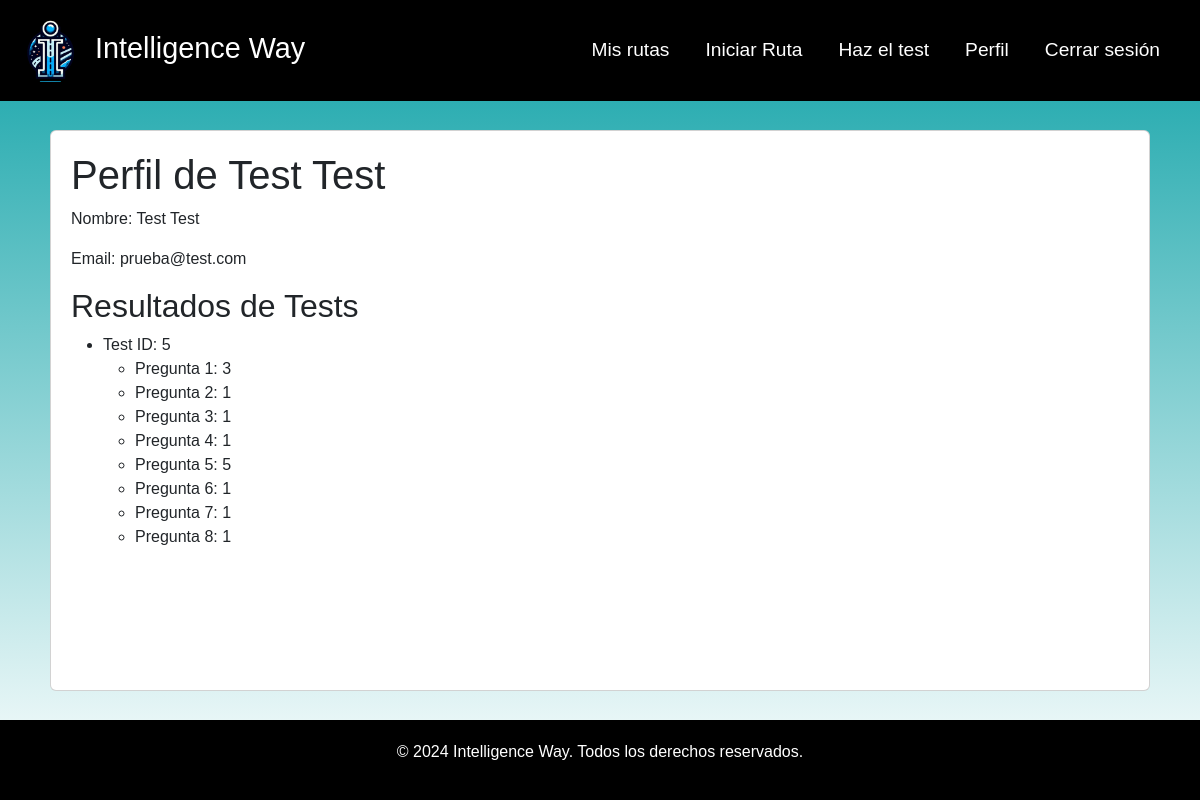
/account/ (signed in), run on an earlier commit of the app's database.
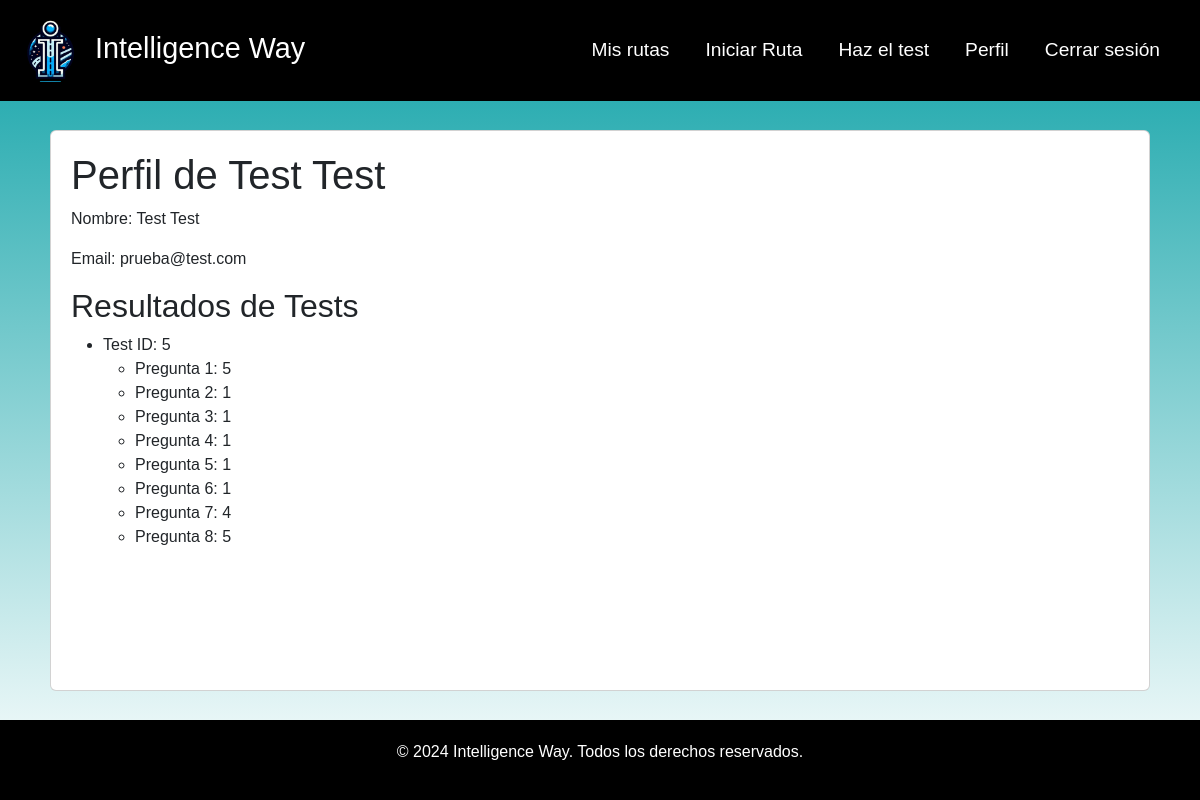
And on a later commit of the database.
### preferences/models.py (models this page shows, shortened)
class ModeloAprendizajeUsuario(models.Model):
    usuario = models.ForeignKey(User, on_delete=models.CASCADE)
    q1 = models.IntegerField(null=True, validators=[MinValueValidator(1), MaxValueValidator(5)])
    q2 = models.IntegerField(null=True, validators=[MinValueValidator(1), MaxValueValidator(5)])
    q3 = models.IntegerField(null=True, validators=[MinValueValidator(1), MaxValueValidator(5)])
    q4 = models.IntegerField(null=True, validators=[MinValueValidator(1), MaxValueValidator(5)])
    q5 = models.IntegerField(null=True, validators=[MinValueValidator(1), MaxValueValidator(5)])
    q6 = models.IntegerField(null=True, validators=[MinValueValidator(1), MaxValueValidator(5)])
    q7 = models.IntegerField(null=True, validators=[MinValueValidator(1), MaxValueValidator(5)])
    q8 = models.IntegerField(null=True, validators=[MinValueValidator(1), MaxValueValidator(5)])
    created_at = models.DateTimeField(auto_now_add=True)
    update_at= models.DateTimeField(auto_now=True)

### account/views.py (the view)
# urls.py: path('', views.ProfileView.as_view(), name='profile' )
class ProfileView(LoginRequiredMixin, TemplateView):
    template_name = 'profile.html'
    def get_context_data(self, **kwargs):
        context = super().get_context_data(**kwargs)
        usuario = self.request.user
        context['user'] = usuario  # Pasamos el usuario autenticado al template
        context['test'] = ModeloAprendizajeUsuario.objects.get(usuario=usuario)
        return context

### account/templates/profile.html
{% extends "base.html" %}
{% block content%}
        <div class="card container">
            <h1>Perfil de {{ user.nombre }} {{ user.apellido }}</h1>
            <p>Nombre: {{ user.nombre }} {{ user.apellido }}</p>
            <p>Email: {{ user.email }}</p>
            <h2>Resultados de Tests</h2>
            <ul>
            <li>Test ID: {{ test.id }}</li>
            <ul>
                <li>Pregunta 1: {{ test.q1 }}</li>
                <li>Pregunta 2: {{ test.q2 }}</li>
                <li>Pregunta 3: {{ test.q3 }}</li>
                <li>Pregunta 4: {{ test.q4 }}</li>
                <li>Pregunta 5: {{ test.q5 }}</li>
                <li>Pregunta 6: {{ test.q6 }}</li>
                <li>Pregunta 7: {{ test.q7 }}</li>
                <li>Pregunta 8: {{ test.q8 }}</li>
            </ul>
    </ul>
        </div>
    {% endblock %}

What changed in the data, as far as the page shows it:
changed ModeloAprendizajeUsuario id 5: q1 "3" → "5"; q5 "5" → "1"; q7 "1" → "4"; q8 "1" → "5"
